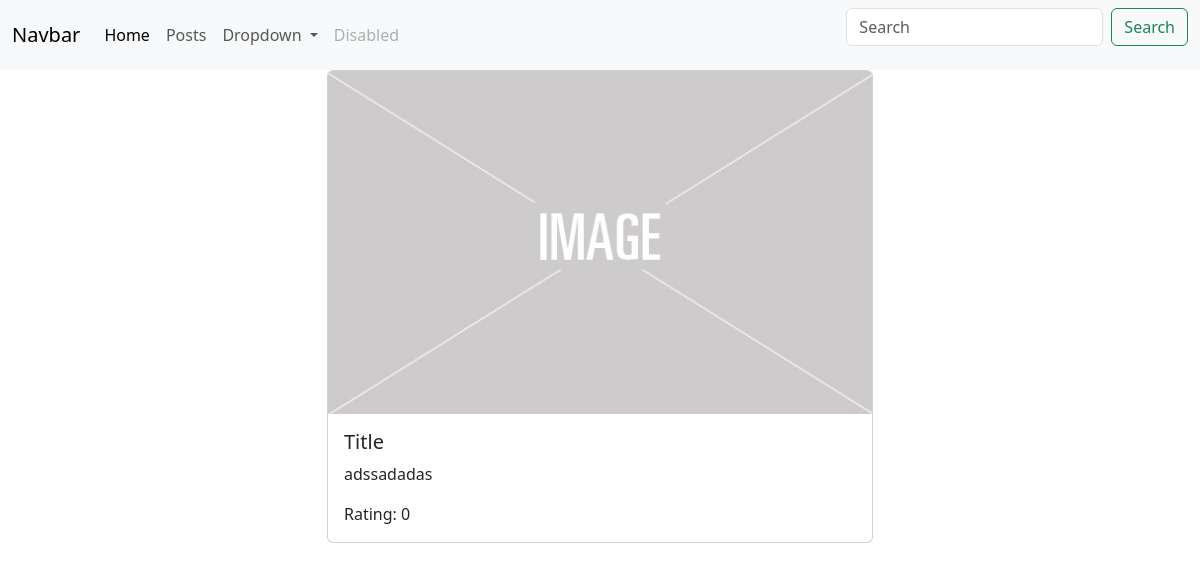
Page /posts/1/ on the earlier database version.
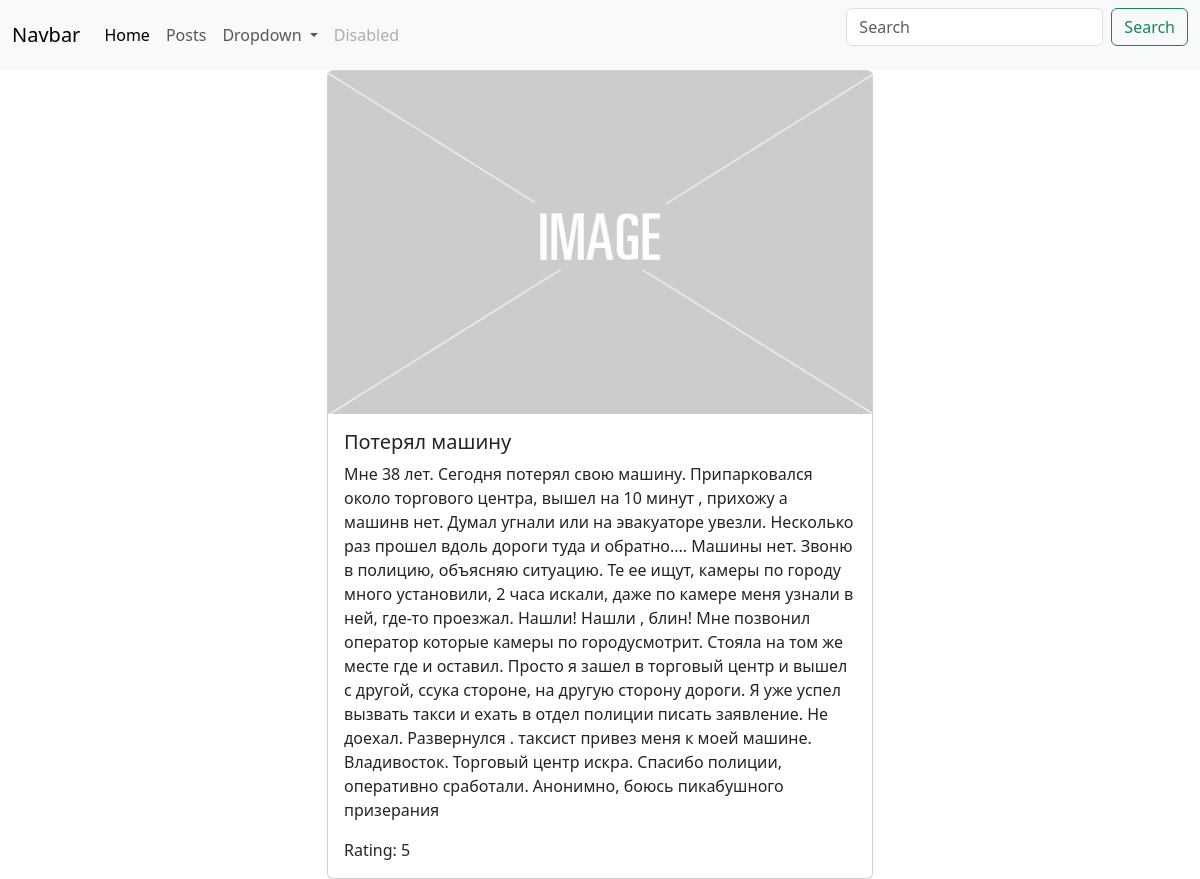
Same page on the later database version.
### posts/models.py (models this page shows, shortened)
class Post(models.Model):
    image = models.ImageField(null=True, blank=True)
    title = models.CharField(max_length=70)
    content = models.TextField(null=True, blank=True)
    rate = models.IntegerField(default=0)
    created_at = models.DateTimeField(auto_now_add=True)
    updated_at = models.DateTimeField(auto_now=True)
    category = models.ForeignKey(Category, on_delete=models.CASCADE, related_name='posts', null=True, blank=True)
    tags = models.ManyToManyField(Tag, related_name='posts', null=True)

### posts/views.py (the view)
# urls.py: path('posts/<int:post_id>/', post_detail_view),
def post_detail_view(request, post_id):
    if request.method == 'GET':
        post = Post.objects.get(id=post_id)
        return render(request, 'post_detail.html', context={'post': post})

### templates/post_detail.html
{% extends 'base.html' %}
{% load static %}
{% block content %}
<div class="container">
    <div class="row justify-content-center">
        <div class="col-md-6">
            <div class="card" style="width: 100%;">
                {% if post.image %}
                    <img src="{{ post.image.url }}" class="card-img-top" alt="...">
                {% else %}
                    <img src="{% static 'holder.jpg' %}" class="card-img-top" alt="Placeholder">
                {% endif %}
                <div class="card-body">
                    <h5 class="card-title">{{ post.title }}</h5>
                    <p class="card-text">{{ post.content }}</p>
                    <p class="card-text">Rating: {{ post.rate }}</p>
                </div>
            </div>
        </div>
    </div>
</div>
{% endblock %}

Differences in the rows shown:
changed Post: title "Title" → "Потерял машину⁠⁠"; content "adssadadas" → "Мне 38 лет. Сегодня потерял свою машину. Припарковался около торгового центра, вышел на 10 минут , прихожу а машинв нет. Думал угнали или на эвакуаторе увезли. Несколько раз прошел вдоль дороги туда и обратно.... Машины нет. Звоню в полицию, объясняю ситуацию. Те ее ищут, камеры по городу много установили, 2 часа искали, даже по камере меня узнали в ней, где-то проезжал. Нашли! Нашли , блин! Мне позвонил оператор которые камеры по городусмотрит. Стояла на том же месте где и оставил. Просто я зашел в торговый центр и вышел с другой, ссука стороне, на другую сторону дороги. Я уже успел вызвать такси и ехать в отдел полиции писать заявление. Не доехал. Развернулся . таксист привез меня к моей…"; rate "0" → "5"
